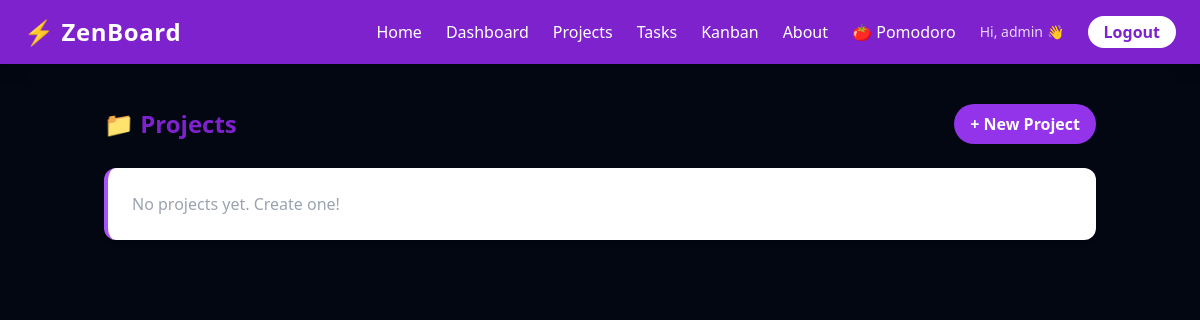
Before: /projects/ (signed in) with the older database file.
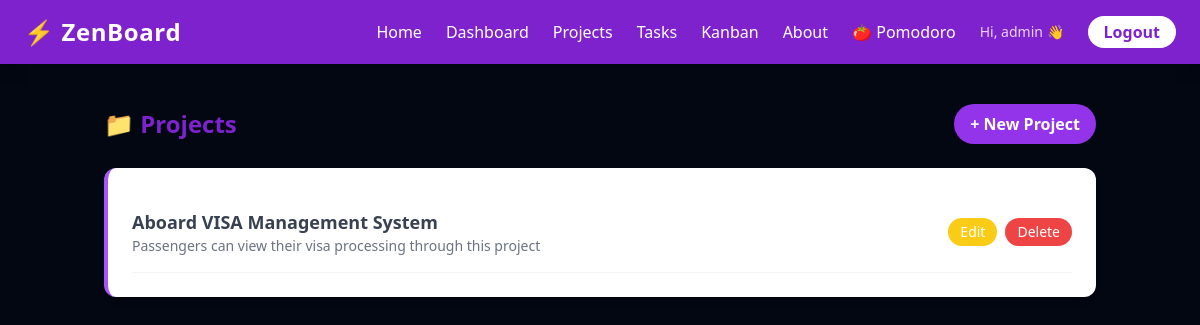
After: the same page with the newer database file.
### tasks/models.py (models this page shows, shortened)
class Project(models.Model):
    name = models.CharField(max_length=200)
    description = models.TextField(blank=True)
    owner = models.ForeignKey(User, on_delete=models.CASCADE)
    created_at = models.DateTimeField(auto_now_add=True)

### tasks/views.py (the view)
# urls.py: path('projects/', views.project_list, name='project_list'),
@login_required
def project_list(request):
    projects = Project.objects.filter(owner=request.user)
    return render(request, 'tasks/project_list.html', {'projects': projects})

### templates/tasks/project_list.html (shortened to what this page needs)
{% extends 'tasks/base.html' %}
{% block content %}
    <div class="flex justify-between items-center mb-6">
        <h2 class="text-2xl font-bold text-purple-700">📁 Projects</h2>
        <a href="{% url 'project_create' %}" class="bg-purple-600 text-white px-4 py-2 rounded-full font-semibold hover:bg-purple-700 transition">
            + New Project
        </a>
    </div>
    <div class="bg-white rounded-xl shadow-md p-6 border-l-4 border-purple-500">
        {% for project in projects %}
            <div class="border-b border-gray-100 py-4 flex justify-between items-center">
                <div>
                    <p class="font-semibold text-gray-700 text-lg">{{ project.name }}</p>
                    <p class="text-gray-500 text-sm">{{ project.description }}</p>
                </div>
                <div class="flex gap-2">
                    <a href="{% url 'project_edit' project.id %}" class="bg-yellow-400 text-white px-3 py-1 rounded-full text-sm hover:bg-yellow-500 transition">Edit</a>
                    <a href="{% url 'project_delete' project.id %}" class="bg-red-500 text-white px-3 py-1 rounded-full text-sm hover:bg-red-600 transition">Delete</a>
                </div>
            </div>
        {% empty %}
            <p class="text-gray-400">No projects yet. Create one!</p>
        {% endfor %}
    </div>
{% endblock %}

Changed rows visible on the page:
added Project: name "Aboard VISA Management System", description "Passengers can view their visa processing through this project"
Other visible differences:
text no longer shown: "No projects yet. Create one!"
